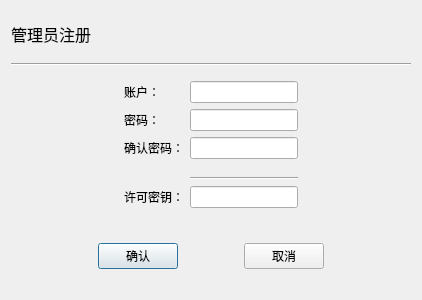
<?xml version="1.0" encoding="UTF-8"?>
<ui version="4.0">
 <class>Signup</class>
 <widget class="QDialog" name="Signup">
  <property name="geometry">
   <rect>
    <x>0</x>
    <y>0</y>
    <width>422</width>
    <height>300</height>
   </rect>
  </property>
  <property name="minimumSize">
   <size>
    <width>422</width>
    <height>300</height>
   </size>
  </property>
  <property name="maximumSize">
   <size>
    <width>422</width>
    <height>300</height>
   </size>
  </property>
  <property name="windowTitle">
   <string>管理员注册</string>
  </property>
  <property name="windowIcon">
   <iconset resource="src/src.qrc">
    <normaloff>:/icon/icons/icons8-books-96.png</normaloff>:/icon/icons/icons8-books-96.png</iconset>
  </property>
  <layout class="QGridLayout" name="gridLayout_2">
   <item row="7" column="0">
    <spacer name="verticalSpacer_4">
     <property name="orientation">
      <enum>Qt::Vertical</enum>
     </property>
     <property name="sizeHint" stdset="0">
      <size>
       <width>20</width>
       <height>40</height>
      </size>
     </property>
    </spacer>
   </item>
   <item row="0" column="0">
    <spacer name="verticalSpacer">
     <property name="orientation">
      <enum>Qt::Vertical</enum>
     </property>
     <property name="sizeHint" stdset="0">
      <size>
       <width>20</width>
       <height>40</height>
      </size>
     </property>
    </spacer>
   </item>
   <item row="4" column="0">
    <widget class="QWidget" name="widget" native="true">
     <property name="minimumSize">
      <size>
       <width>400</width>
       <height>0</height>
      </size>
     </property>
     <property name="maximumSize">
      <size>
       <width>400</width>
       <height>300</height>
      </size>
     </property>
     <layout class="QGridLayout" name="gridLayout">
      <item row="1" column="1">
       <widget class="QLabel" name="label_3">
        <property name="text">
         <string>密码：</string>
        </property>
       </widget>
      </item>
      <item row="0" column="3">
       <spacer name="horizontalSpacer_2">
        <property name="orientation">
         <enum>Qt::Horizontal</enum>
        </property>
        <property name="sizeHint" stdset="0">
         <size>
          <width>40</width>
          <height>20</height>
         </size>
        </property>
       </spacer>
      </item>
      <item row="1" column="2">
       <widget class="QLineEdit" name="lineEdit_2"/>
      </item>
      <item row="2" column="1">
       <widget class="QLabel" name="label_4">
        <property name="text">
         <string>确认密码：</string>
        </property>
       </widget>
      </item>
      <item row="0" column="0">
       <spacer name="horizontalSpacer">
        <property name="orientation">
         <enum>Qt::Horizontal</enum>
        </property>
        <property name="sizeType">
         <enum>QSizePolicy::Expanding</enum>
        </property>
        <property name="sizeHint" stdset="0">
         <size>
          <width>40</width>
          <height>20</height>
         </size>
        </property>
       </spacer>
      </item>
      <item row="0" column="1">
       <widget class="QLabel" name="label_2">
        <property name="text">
         <string>账户：</string>
        </property>
       </widget>
      </item>
      <item row="2" column="2">
       <widget class="QLineEdit" name="lineEdit_3"/>
      </item>
      <item row="5" column="1">
       <widget class="QLabel" name="label_5">
        <property name="text">
         <string>许可密钥：</string>
        </property>
       </widget>
      </item>
      <item row="0" column="2">
       <widget class="QLineEdit" name="lineEdit"/>
      </item>
      <item row="3" column="2">
       <spacer name="verticalSpacer_5">
        <property name="orientation">
         <enum>Qt::Vertical</enum>
        </property>
        <property name="sizeHint" stdset="0">
         <size>
          <width>20</width>
          <height>40</height>
         </size>
        </property>
       </spacer>
      </item>
      <item row="5" column="2">
       <widget class="QLineEdit" name="lineEdit_4"/>
      </item>
      <item row="4" column="2">
       <widget class="Line" name="line_2">
        <property name="orientation">
         <enum>Qt::Horizontal</enum>
        </property>
       </widget>
      </item>
     </layout>
    </widget>
   </item>
   <item row="1" column="0">
    <widget class="QLabel" name="label">
     <property name="font">
      <font>
       <family>Microsoft YaHei</family>
       <pointsize>12</pointsize>
      </font>
     </property>
     <property name="text">
      <string>管理员注册</string>
     </property>
    </widget>
   </item>
   <item row="2" column="0">
    <spacer name="verticalSpacer_2">
     <property name="orientation">
      <enum>Qt::Vertical</enum>
     </property>
     <property name="sizeHint" stdset="0">
      <size>
       <width>20</width>
       <height>40</height>
      </size>
     </property>
    </spacer>
   </item>
   <item row="5" column="0">
    <spacer name="verticalSpacer_3">
     <property name="orientation">
      <enum>Qt::Vertical</enum>
     </property>
     <property name="sizeHint" stdset="0">
      <size>
       <width>20</width>
       <height>40</height>
      </size>
     </property>
    </spacer>
   </item>
   <item row="3" column="0">
    <widget class="Line" name="line">
     <property name="orientation">
      <enum>Qt::Horizontal</enum>
     </property>
    </widget>
   </item>
   <item row="6" column="0">
    <widget class="QWidget" name="widget_2" native="true">
     <layout class="QHBoxLayout" name="horizontalLayout">
      <item>
       <spacer name="horizontalSpacer_3">
        <property name="orientation">
         <enum>Qt::Horizontal</enum>
        </property>
        <property name="sizeHint" stdset="0">
         <size>
          <width>40</width>
          <height>20</height>
         </size>
        </property>
       </spacer>
      </item>
      <item>
       <widget class="QPushButton" name="pushButton">
        <property name="text">
         <string>确认</string>
        </property>
       </widget>
      </item>
      <item>
       <spacer name="horizontalSpacer_5">
        <property name="orientation">
         <enum>Qt::Horizontal</enum>
        </property>
        <property name="sizeType">
         <enum>QSizePolicy::Fixed</enum>
        </property>
        <property name="sizeHint" stdset="0">
         <size>
          <width>60</width>
          <height>20</height>
         </size>
        </property>
       </spacer>
      </item>
      <item>
       <widget class="QPushButton" name="pushButton_2">
        <property name="text">
         <string>取消</string>
        </property>
       </widget>
      </item>
      <item>
       <spacer name="horizontalSpacer_4">
        <property name="orientation">
         <enum>Qt::Horizontal</enum>
        </property>
        <property name="sizeHint" stdset="0">
         <size>
          <width>40</width>
          <height>20</height>
         </size>
        </property>
       </spacer>
      </item>
     </layout>
    </widget>
   </item>
  </layout>
 </widget>
 <resources>
  <include location="src/src.qrc"/>
 </resources>
 <connections/>
</ui>
